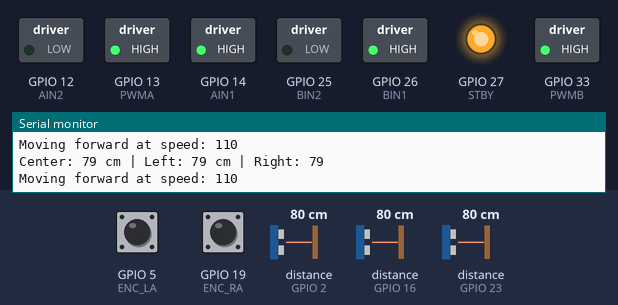
Simulated run of this sketch. Board: ESP32. Shown: switched loads named in the sketch (green lamp = pin HIGH), output pins drawn as LEDs (lit = HIGH), the last lines printed to the serial monitor. Wiring (inferred from the names in the program): 3 × ultrasonic range finder: trigger GPIO 15, echo GPIO 2 / trigger GPIO 17, echo GPIO 16 / trigger GPIO 22, echo GPIO 23. The inputs (shaded band) are chosen by the test bench; at power-on: distance to the obstacle (sensors on GPIO 16, GPIO 2, GPIO 23) 80 cm, GPIO 5 (ENC_LA) HIGH, GPIO 19 (ENC_RA) HIGH. The echo pulse lasts 58.3 µs per cm; pins used as bus, display or sensor lines are not drawn.

Above: at 1.2 s.
1.3 s: distance to the obstacle (sensor on GPIO 16) set to 10 cm
2.8 s: distance to the obstacle (sensor on GPIO 16) set to 7 cm
At 4.2 s:
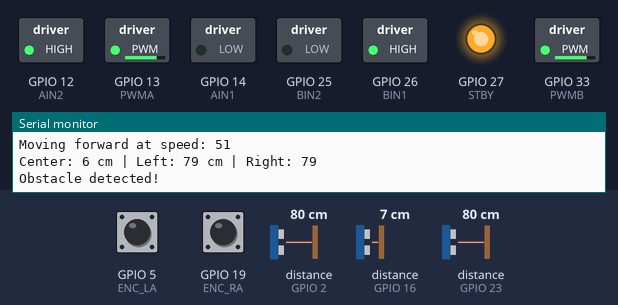
Timing chart, 0 to 5.8 s (numbered marks = the images above; inputs shaded):
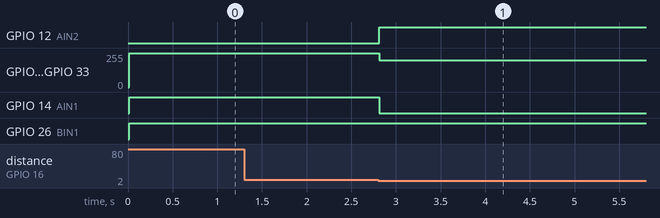

The sketch:

micromousebang.ino
```cpp
#define TRIG_CENTER 17
#define ECHO_CENTER 16

#define TRIG_LEFT 22
#define ECHO_LEFT 23

#define TRIG_RIGHT 15
#define ECHO_RIGHT 2

#define PWMA 13   // right Motor PWM
#define AIN2 12   // right Motor AIN2
#define AIN1 14   // right Motor AIN1
#define STBY 27   // Standby pin for Motor Driver
#define BIN1 26   // left Motor BIN1
#define BIN2 25   // left Motor BIN2
#define PWMB 33   // left Motor PWM

// Encoder Pins
#define ENC_LA 5  // Left Motor Encoder A
#define ENC_LB 18  // Left Motor Encoder B
#define ENC_RA 19  // Right Motor Encoder A
#define ENC_RB 21  // Right Motor Encoder B

#define SAFE_DISTANCE  7 // Stop if object is within 10cm
#define MAX_DISTANCE 250   // Start reducing speed at 50cm
#define MAX_SPEED 255     // Maximum motor speed
#define MIN_SPEED 50      // Minimum speed when close to object
#define TURN_SPEED 230    // Speed for turning
#define REVERSE_SPEED 80  // Speed for reversing

// PID Constants
float Kp = 1.8, Ki = 0.0, Kd = 0.7;

// Encoder Tick Counters
volatile int leftTicks = 0, rightTicks = 0;

#define TARGET_TICKS_90 198

void IRAM_ATTR leftEncoderISR() { leftTicks++; }
void IRAM_ATTR rightEncoderISR() { rightTicks++; }

void setup() {
    Serial.begin(115200);
    pinMode(TRIG_CENTER, OUTPUT);
    pinMode(ECHO_CENTER, INPUT);
    pinMode(TRIG_LEFT, OUTPUT);
    pinMode(ECHO_LEFT, INPUT);
    pinMode(TRIG_RIGHT, OUTPUT);
    pinMode(ECHO_RIGHT, INPUT);
    pinMode(AIN1, OUTPUT);
    pinMode(AIN2, OUTPUT);
    pinMode(BIN1, OUTPUT);
    pinMode(BIN2, OUTPUT);
    pinMode(PWMA, OUTPUT);
    pinMode(PWMB, OUTPUT);
    pinMode(STBY, OUTPUT);
    attachInterrupt(digitalPinToInterrupt(ENC_LA), leftEncoderISR, RISING);
    attachInterrupt(digitalPinToInterrupt(ENC_RA), rightEncoderISR, RISING);
    digitalWrite(STBY, HIGH);
    Serial.println("Robot Initialized");
}

long getDistance(int trigPin, int echoPin) {
    digitalWrite(trigPin, LOW);
    delayMicroseconds(2);
    digitalWrite(trigPin, HIGH);
    delayMicroseconds(10);
    digitalWrite(trigPin, LOW);
    long duration = pulseIn(echoPin, HIGH);
    long distance = duration * 0.034 / 2;
    return distance;
}

void moveForward(int speed) {
    analogWrite(PWMA, speed);
    analogWrite(PWMB, speed);
    digitalWrite(AIN1, HIGH);
    digitalWrite(AIN2, LOW);
    digitalWrite(BIN1, HIGH);
    digitalWrite(BIN2, LOW);
}

void stopCar() {
    analogWrite(PWMA, 0);
    analogWrite(PWMB, 0);
    digitalWrite(AIN1, LOW);
    digitalWrite(AIN2, LOW);
    digitalWrite(BIN1, LOW);
    digitalWrite(BIN2, LOW);
}

void turnPID(int targetTicks, bool leftTurn) {
    leftTicks = 0;
    rightTicks = 0;
    float error, prevError = 0, integral = 0;
    int baseSpeed = 200;

    while (leftTicks < targetTicks && rightTicks < targetTicks) { // Problem: Should be OR instead of AND
        error = (leftTicks - rightTicks);
        integral += error;
        float derivative = error - prevError;
        prevError = error;
        int correction = Kp * error + Ki * integral + Kd * derivative;

        int leftSpeed = baseSpeed - correction;
        int rightSpeed = baseSpeed + correction;
        leftSpeed = constrain(leftSpeed, 200, 255);
        rightSpeed = constrain(rightSpeed, 200, 254);

        if (leftTurn) {
            digitalWrite(AIN1, LOW);
            digitalWrite(AIN2, HIGH);
            analogWrite(PWMA, leftSpeed);
            digitalWrite(BIN1, HIGH);
            digitalWrite(BIN2, LOW);
            analogWrite(PWMB, rightSpeed);
        } else {
            digitalWrite(AIN1, HIGH);
            digitalWrite(AIN2, LOW);
            analogWrite(PWMA, leftSpeed);
            digitalWrite(BIN1, LOW);
            digitalWrite(BIN2, HIGH);
            analogWrite(PWMB, rightSpeed);
        }

        // **NEW STOP CONDITION**
        if (leftTicks >= targetTicks || rightTicks >= targetTicks) {
            break;
        }
    }
    delay(100);
    stopCar();
}


void reverseCar() {
    digitalWrite(AIN1, LOW);
    digitalWrite(AIN2, HIGH);
    analogWrite(PWMA, REVERSE_SPEED);
    digitalWrite(BIN1, LOW);
    digitalWrite(BIN2, HIGH);
    analogWrite(PWMB, REVERSE_SPEED);
    delay(500);
    stopCar();
}

void loop() {
    long distanceCenter = getDistance(TRIG_CENTER, ECHO_CENTER);
    long distanceLeft = getDistance(TRIG_LEFT, ECHO_LEFT);
    long distanceRight = getDistance(TRIG_RIGHT, ECHO_RIGHT);

    Serial.print("Center: "); Serial.print(distanceCenter);
    Serial.print(" cm | Left: "); Serial.print(distanceLeft);
    Serial.print(" cm | Right: "); Serial.println(distanceRight);

    if (distanceCenter <= SAFE_DISTANCE) {
        Serial.println("Obstacle detected!");
        if (distanceLeft > SAFE_DISTANCE && distanceRight <= SAFE_DISTANCE) {
            Serial.println("Turning Left");
            turnPID(248, false);
        } else if (distanceRight > SAFE_DISTANCE && distanceLeft <= SAFE_DISTANCE) {
            Serial.println("Turning Right");
            turnPID(248, true);
        } else if (distanceLeft > SAFE_DISTANCE && distanceRight > SAFE_DISTANCE){
            if (distanceLeft > distanceRight ) {
            turnPID(248, false);
        }
            else{
              turnPID(248,true);
            }
        }
            else {
            Serial.println("No clear path, reversing");
            turnPID(248,true);
            turnPID(248,true);
        }
    } else if (distanceCenter > SAFE_DISTANCE && distanceCenter <= MAX_DISTANCE) {
        int speed = map(distanceCenter, SAFE_DISTANCE, MAX_DISTANCE, MIN_SPEED, MAX_SPEED);
        Serial.print("Moving forward at speed: "); Serial.println(speed);
        moveForward(MAX_SPEED);
    } else {
        Serial.println("Moving at max speed");
        moveForward(MAX_SPEED);
    }
}
```

Measured:
- the behaviour switches between 9 and 8 cm on distance to the obstacle (sensor on GPIO 16) (found by bisection; images 0 and 1)
- after the input at 2.8 s, GPIO 12 (AIN2): LOW → HIGH at once; GPIO 13 (PWMA), GPIO 33 (PWMB): 255/255 → 200/255 at once; GPIO 14 (AIN1): HIGH → LOW at once
